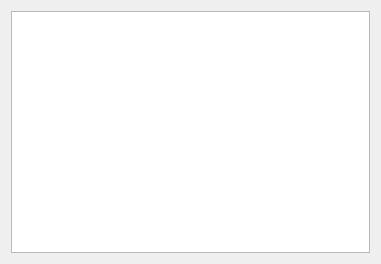
<?xml version="1.0" encoding="UTF-8"?>
<ui version="4.0">
 <class>PreviousPasswords</class>
 <widget class="QWidget" name="PreviousPasswords">
  <property name="geometry">
   <rect>
    <x>0</x>
    <y>0</y>
    <width>381</width>
    <height>264</height>
   </rect>
  </property>
  <property name="minimumSize">
   <size>
    <width>381</width>
    <height>264</height>
   </size>
  </property>
  <property name="windowTitle">
   <string>Previous Passwords</string>
  </property>
  <layout class="QHBoxLayout" name="horizontalLayout">
   <item>
    <widget class="QTableWidget" name="prevpass_tableWidget"/>
   </item>
  </layout>
 </widget>
 <resources/>
 <connections/>
</ui>
